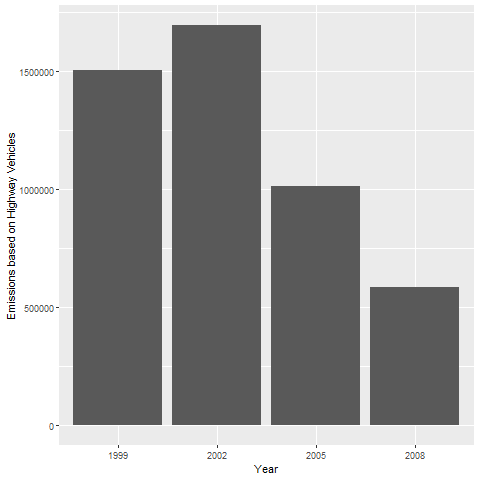

R code for this plot:
#Reading the files

data <- readRDS(choose.files())
SCC <- readRDS(choose.files())

dataSCC <- merge(data, SCC, by = "SCC")

#Checking the Col Names and the type of variables in the data frame 

colnames(data)
str(data)

#Subset 
match <- grepl("Highway", SCC$Short.Name, ignore.case = T )
dataMatch <- dataSCC[match,]

#data
aggData <- aggregate(Emissions ~ year, dataMatch, sum)

png("Course5.png")
plot5 <- ggplot(aggData, aes(factor(year), Emissions))
plot5 <- plot5 + geom_bar(stat = "identity") + xlab("Year") + ylab("Emissions based on Highway Vehicles")
print(plot5)
dev.off()